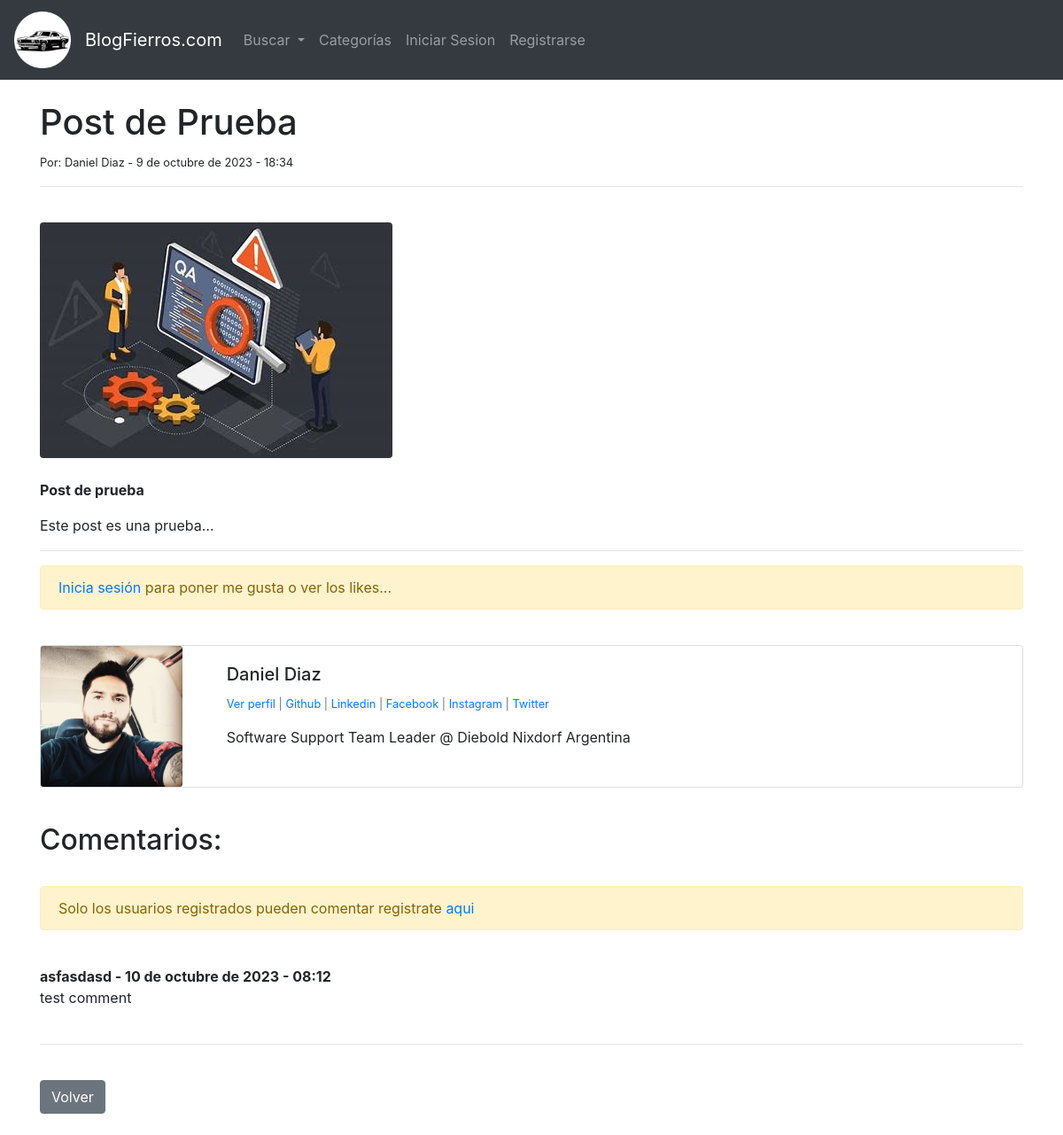
/article/55, run on the app's committed database.
### appfierros/models.py (models this page shows, shortened)
class Post(models.Model):
	titulo = models.CharField(max_length=255)
	header_image = models.ImageField(null=True, blank=True, upload_to="images/")
	titulo_tag = models.CharField(max_length=255, default="BlogFierros")
	autor = models.ForeignKey(User, on_delete=models.CASCADE)
	body = RichTextField(blank=True, null=True)
	post_date = models.DateField(auto_now_add=True)
	post_time = models.TimeField(auto_now_add=True)
	categoria = models.CharField(max_length=255, default="Sin categoria")
	likes = models.ManyToManyField(User, related_name='blog_posts')
	def total_likes(self):
		return self.likes.count()

class Profile(models.Model):
	user = models.OneToOneField(User, null=True, on_delete=models.CASCADE)
	bio = models.TextField()
	profile_pic = models.ImageField(null=True, blank=True, upload_to="images/profile")
	github_url = models.CharField(max_length=255, null=True, blank=True)
	linkedin_url = models.CharField(max_length=255, null=True, blank=True)
	facebook_url = models.CharField(max_length=255, null=True, blank=True)
	instagram_url = models.CharField(max_length=255, null=True, blank=True)
	twitter_url = models.CharField(max_length=255, null=True, blank=True)
	date_modified = models.DateTimeField(User, auto_now=True)

class Comment(models.Model):
	post = models.ForeignKey(Post, related_name="comments", on_delete=models.CASCADE)
	name = models.ForeignKey(User, on_delete=models.CASCADE)
	body = models.TextField()
	comment_date = models.DateField(auto_now_add=True)
	comment_time = models.TimeField(auto_now_add=True)

### appfierros/views.py (the view)
# urls.py: path('article/<int:pk>', ArticleDetailView.as_view(), name='article-detail'),
class ArticleDetailView(DetailView):
	model = Post
	template_name = 'article_details.html'
	def get_context_data(self, *args, **kwargs):
		cat_menu = Categoria.objects.all()
		context = super(ArticleDetailView, self).get_context_data(*args, **kwargs)
		stuff = get_object_or_404(Post, id=self.kwargs['pk'])
		total_likes = stuff.total_likes()
		liked = False
		if stuff.likes.filter(id=self.request.user.id).exists():
			liked = True
		context["cat_menu"] = cat_menu
		context["total_likes"] = total_likes
		context["liked"] = liked
		return context

### appfierros/templates/article_details.html (shortened to what this page needs)
{% extends 'base.html' %}
{% load static %}
{% block content %}
<h1>{{ post.titulo }}</h1>
<small>Por: {{ post.autor.first_name }} {{ post.autor.last_name}} - {{ post.post_date }} - {{ post.post_time }}
</small>
<hr>
{% if post.header_image %}
<img src="{{ post.header_image.url }}" class="rounded"></br></br>
{% endif %}
{{ post.body|safe }}
<hr>
<form action="{% url 'like_post' post.pk %}" method="POST">
	{% if user.is_authenticated %}
		{% if liked %}
			<button type="submit", name="post_id", value="{{ post.id }}", class="btn btn-danger btn-sm">	Ya no me gusta!
			</button>
		{% else %}
			<button type="submit", name="post_id", value="{{ post.id }}", class="btn btn-primary btn-sm">	Me gusta!
			</button>
		{% endif %}
		- {{ total_likes }} Likes
	{% else %}
		<div class="alert alert-warning" role="alert">
  			<a href="{% url 'login' %}">Inicia sesión</a> para poner me gusta o ver los likes...
		</div>
	{% endif %}
</form>
<br/>
<div class="card mb-3">
  <div class="row no-4">
    <div class="col-md-2">
{% if post.autor.profile.profile_pic %}
      <img src="{{ post.autor.profile.profile_pic.url }}" class="card-img">
{% else %}
			<img src="{% static 'appfierros/images/default.png'%}" class="card-img">
{% endif %}
    </div>
    <div class="col-md-8">
      <div class="card-body">
        <h5 class="card-title">{{ post.autor.first_name }} {{ post.autor.last_name}}</h5>
        <p class="small text-muted">
        	{% if post.autor.profile.id %}
        	<a href="{% url 'show_profile_page' post.autor.profile.id %}">Ver perfil</a> |
        	{% endif %}
        	{% if post.autor.profile.github_url %}
	        	<a href="{{ post.autor.profile.github_url }}" target="_blank">Github</a> |
	        {% endif %}
	        {% if post.autor.profile.linkedin_url %}
	        	<a href="{{ post.autor.profile.linkedin_url }}" target="_blank">Linkedin</a> |
	        {% endif %}
	        {% if post.autor.profile.facebook_url %}
	        	<a href="{{ post.autor.profile.facebook_url }}" target="_blank">Facebook</a> |
	        {% endif %}
	        {% if post.autor.profile.instagram_url %}
	        	<a href="{{ post.autor.profile.instagram_url }}" target="_blank">Instagram</a> |
	        {% endif %}
	        {% if post.autor.profile.twitter_url %}
	        	<a href="{{ post.autor.profile.twitter_url }}" target="_blank">Twitter</a>
	        {% endif %}
     	</p>
        <p class="card-text">{{ post.autor.profile.bio }}</p>
      </div>
    </div>
  </div>
</div>
<br/>
<h2> Comentarios: </h2>
<br/>
	{% if user.is_authenticated %}
		{% if not post.comments.all %}
			No hay comentarios todavia... <a href="{% url 'add_comment' post.pk %}">se el primero :)</a>
		{% else %}
			<a href="{% url 'add_comment' post.pk %}">Deja un comentario</a>
			<br/><br/>
		{% endif %}
	{% else %}
			<div class="alert alert-warning" role="alert">
  			Solo los usuarios registrados pueden comentar registrate <a href="{% url 'register' %}">aqui </a>
			</div>
			<br/>
	{% endif %}
			{% for comment in post.comments.all %}
				<strong>
					{{ comment.name }} -
					{{ comment.comment_date }} -
					{{ comment.comment_time }}
				</strong>
				<br/>
				{{ comment.body }}
				<br/><br/>
			{% endfor %}
<hr>
<br/>
<a href="{% url 'home' %}" class="btn btn-secondary">Volver</a>
<br/>
<br/>
{% endblock %}

### data on the page
Post: titulo "Post de Prueba", autor.first_name "Daniel", autor.last_name "Diaz", post_date "9 de octubre de 2023", post_time "18:34", header_image (picture), body "Post de prueba Este post es una prueba...", autor.profile.profile_pic (picture), autor.profile.bio "Software Support Team Leader @ Diebold Nixdorf Argentina"
Comment: name "asfasdasd", comment_date "10 de octubre de 2023", comment_time "08:12", body "test comment"
